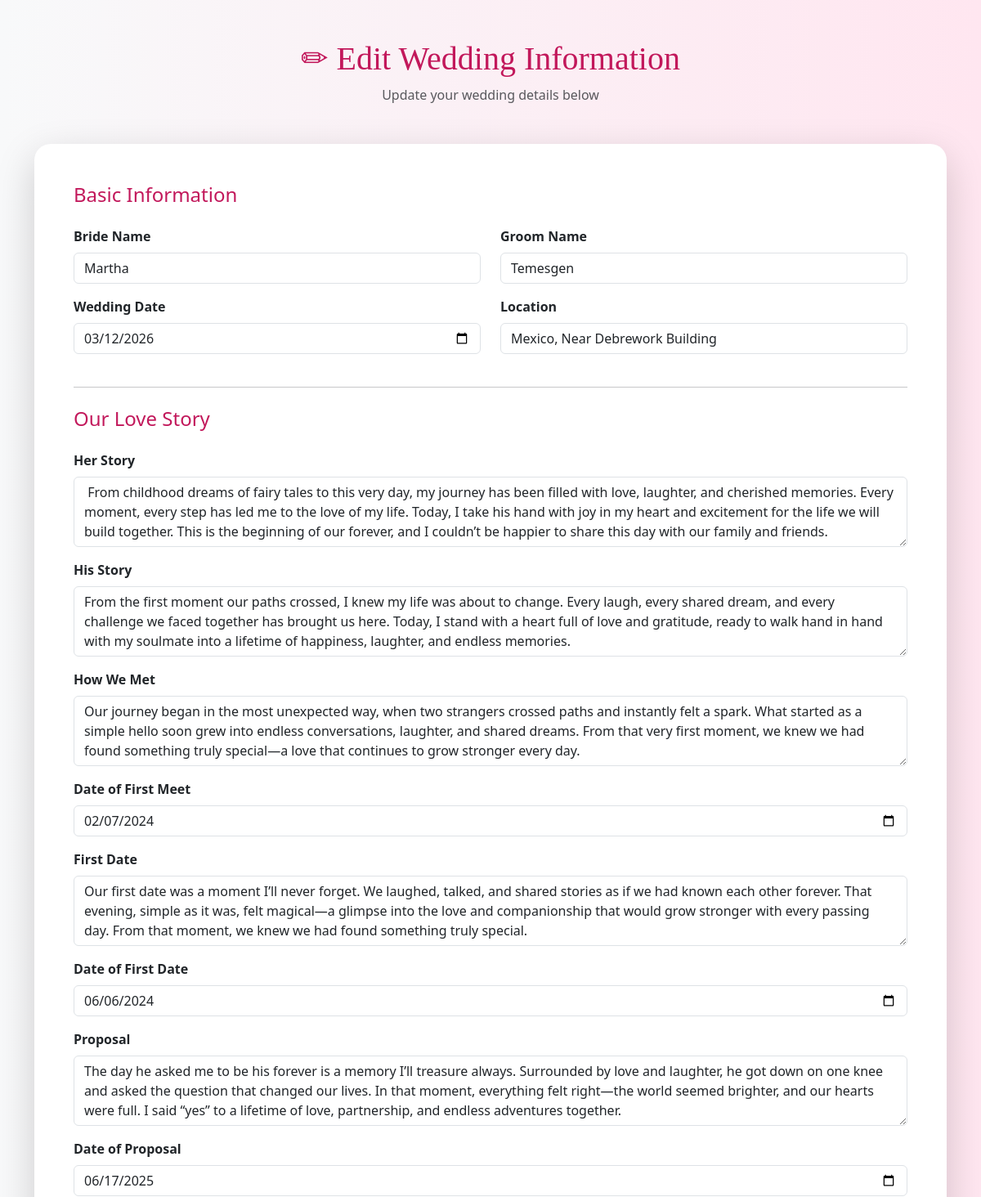
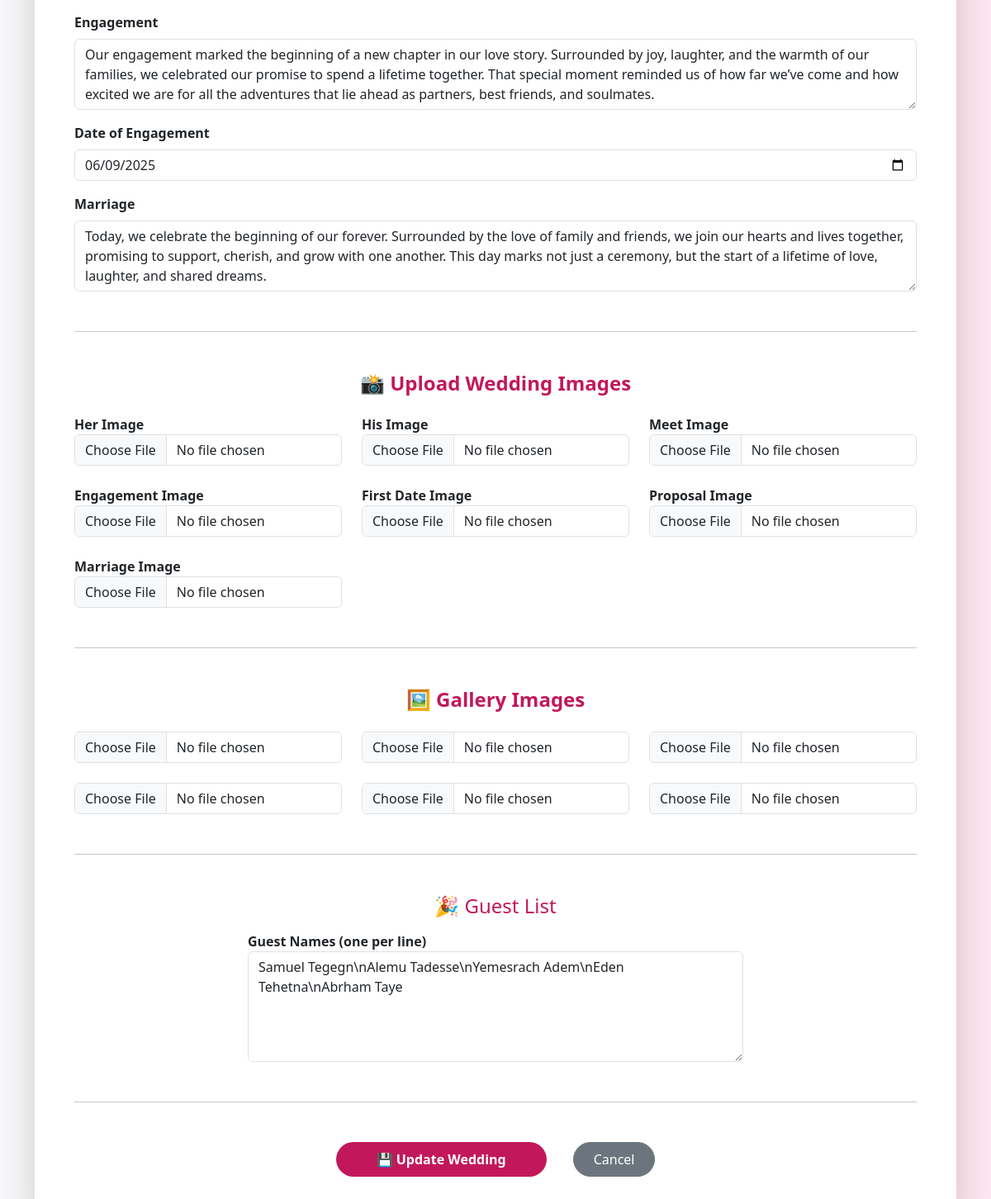
The page /edit/ on the database its author committed (2 pictures, top to bottom).
### ForeverLove/models.py (models this page shows, shortened)
class Wedding(models.Model):
    bride_name = models.CharField(max_length=100, null=True, blank=True)
    groom_name = models.CharField(max_length=100, null=True, blank=True)
    wedding_date = models.DateField( null=True, blank=True)
    location = models.CharField(max_length=200, null=True, blank=True)
    story = models.TextField(null=True, blank=True)
    herStory=models.TextField(null=True, blank=True)
    hisStory=models.TextField(null=True, blank=True)
    how_we_met=models.TextField(null=True, blank=True)
    dateOfMeet=models.DateField(null=True, blank=True)
    first_date=models.TextField(null=True, blank=True)
    dateOfDate=models.DateField(null=True, blank=True)
    proposal=models.TextField(null=True, blank=True)
    dateOfProposal=models.DateField(null=True, blank=True)
    engagement=models.TextField(null=True, blank=True)
    dateOfEngagement=models.DateField(null=True, blank=True)
    marriage=models.TextField(null=True, blank=True)

class Guest(models.Model):
    wedding = models.ForeignKey(Wedding, on_delete=models.CASCADE)
    guest_name = models.CharField(max_length=100, null=True)
    def __str__(self):
        return self.guest_name

### ForeverLove/views.py (the view, shortened to what this page needs)
# urls.py: path('edit/', edit_wedding, name='edit_wedding'),
def edit_wedding(request):
    wedding = Wedding.objects.last()
    context = {
        'wedding': wedding
    }
    return render(request, 'update.html', context)

### ForeverLove/templates/update.html (shortened to what this page needs)
<!doctype html>
<html lang="en">
<head>
  <link
    href="https://cdn.jsdelivr.net/npm/bootstrap@5.3.2/dist/css/bootstrap.min.css"
    rel="stylesheet"
  />
</head>
<body style="background: linear-gradient(to right, #f8f9fa, #ffe6f0)">
<div class="container py-5">
  <div class="text-center mb-5">
    <h1 style="font-family: cursive; color: #c2185b;">
      ✏ Edit Wedding Information
    </h1>
    <p class="text-muted">Update your wedding details below</p>
  </div>
  <div class="card shadow-lg border-0" style="border-radius:20px;">
    <div class="card-body p-5">
      <form method="POST" action="{% url 'edit_wedding' %}" enctype="multipart/form-data">
        <h4 class="mb-4" style="color:#c2185b;">Basic Information</h4>
        <div class="row">
          <div class="col-md-6 mb-3">
            <label class="form-label fw-bold">Bride Name</label>
            <input type="text" name="bride_name"
                   class="form-control"
                   value="{{ wedding.bride_name }}"
                   required>
          </div>
          <div class="col-md-6 mb-3">
            <label class="form-label fw-bold">Groom Name</label>
            <input type="text" name="groom_name"
                   class="form-control"
                   value="{{ wedding.groom_name }}"
                   required>
          </div>
        </div>
        <div class="row">
          <div class="col-md-6 mb-3">
            <label class="form-label fw-bold">Wedding Date</label>
            <input type="date" name="wedding_date"
                   class="form-control"
                   value="{{ wedding.wedding_date|date:'Y-m-d' }}">
          </div>
          <div class="col-md-6 mb-3">
            <label class="form-label fw-bold">Location</label>
            <input type="text" name="location"
                   class="form-control"
                   value="{{ wedding.location }}">
          </div>
        </div>
        <hr class="my-4">
        <h4 class="mb-4" style="color:#c2185b;">Our Love Story</h4>
        <div class="mb-3">
          <label class="form-label fw-bold">Her Story</label>
          <textarea name="herStory" class="form-control" rows="3">{{ wedding.herStory }}</textarea>
        </div>
        <div class="mb-3">
          <label class="form-label fw-bold">His Story</label>
          <textarea name="hisStory" class="form-control" rows="3">{{ wedding.hisStory }}</textarea>
        </div>
        <div class="mb-3">
          <label class="form-label fw-bold">How We Met</label>
          <textarea name="how_we_met" class="form-control" rows="3">{{ wedding.how_we_met }}</textarea>
        </div>
        <div class="mb-3">
          <label class="form-label fw-bold">Date of First Meet</label>
          <input type="date" name="dateOfMeet" class="form-control"
                 value="{{ wedding.dateOfMeet|date:'Y-m-d' }}">
        </div>
        <div class="mb-3">
          <label class="form-label fw-bold">First Date</label>
          <textarea name="first_date" class="form-control" rows="3">{{ wedding.first_date }}</textarea>
        </div>
        <div class="mb-3">
          <label class="form-label fw-bold">Date of First Date</label>
          <input type="date" name="dateOfDate" class="form-control"
                 value="{{ wedding.dateOfDate|date:'Y-m-d' }}">
        </div>
        <div class="mb-3">
          <label class="form-label fw-bold">Proposal</label>
          <textarea name="proposal" class="form-control" rows="3">{{ wedding.proposal }}</textarea>
        </div>
        <div class="mb-3">
          <label class="form-label fw-bold">Date of Proposal</label>
          <input type="date" name="dateOfProposal" class="form-control"
                 value="{{ wedding.dateOfProposal|date:'Y-m-d' }}">
        </div>
        <div class="mb-3">
          <label class="form-label fw-bold">Engagement</label>
          <textarea name="engagement" class="form-control" rows="3">{{ wedding.engagement }}</textarea>
        </div>
        <div class="mb-3">
          <label class="form-label fw-bold">Date of Engagement</label>
          <input type="date" name="dateOfEngagement" class="form-control"
                 value="{{ wedding.dateOfEngagement|date:'Y-m-d' }}">
        </div>
        <div class="mb-3">
          <label class="form-label fw-bold">Marriage</label>
          <textarea name="marriage" class="form-control" rows="3">{{ wedding.marriage }}</textarea>
        </div>
        <hr class="my-5">
        <h4 class="mb-4 text-center" style="color:#c2185b;font-weight:bold;">📸 Upload Wedding Images</h4>
        <div class="row g-4">
          <div class="col-md-4">
            <label class="fw-bold">Her Image</label>
            <input type="file" name="herImage" class="form-control">
          </div>
          <div class="col-md-4">
            <label class="fw-bold">His Image</label>
            <input type="file" name="hisImage" class="form-control">
          </div>
          <div class="col-md-4">
            <label class="fw-bold">Meet Image</label>
            <input type="file" name="meet" class="form-control">
          </div>
          <div class="col-md-4">
            <label class="fw-bold">Engagement Image</label>
            <input type="file" name="engaement" class="form-control">
          </div>
          <div class="col-md-4">
            <label class="fw-bold">First Date Image</label>
            <input type="file" name="first_date_image" class="form-control">
          </div>
          <div class="col-md-4">
            <label class="fw-bold">Proposal Image</label>
            <input type="file" name="proposal_image" class="form-control">
          </div>
          <div class="col-md-4">
            <label class="fw-bold">Marriage Image</label>
            <input type="file" name="marriage_image" class="form-control">
          </div>
        </div>
        <hr class="my-5">
        <h4 class="mb-4 text-center" style="color:#c2185b;font-weight:bold;">🖼 Gallery Images</h4>
        <div class="row g-4">
          <div class="col-md-4"><input type="file" name="gallery1" class="form-control"></div>
          <div class="col-md-4"><input type="file" name="gallery2" class="form-control"></div>
          <div class="col-md-4"><input type="file" name="gallery3" class="form-control"></div>
          <div class="col-md-4"><input type="file" name="gallery4" class="form-control"></div>
          <div class="col-md-4"><input type="file" name="gallery5" class="form-control"></div>
          <div class="col-md-4"><input type="file" name="gallery6" class="form-control"></div>
        </div>
        <hr class="my-5">
        <h4 class="mb-3 text-center" style="color:#c2185b;">🎉 Guest List</h4>
        <div style="max-width:600px;margin:auto;">
          <label class="fw-bold">Guest Names (one per line)</label>
          <textarea name="guest_list" class="form-control" rows="5">{{ wedding.guest_set.all|join:"\n" }}</textarea>
        </div>
        <hr class="my-5">
        <div class="text-center d-flex justify-content-center gap-3">
          <button type="submit"
                  class="btn px-5 py-2"
                  style="background-color:#c2185b;color:white;border-radius:30px;font-weight:bold;">
            💾 Update Wedding
          </button>
          <a href="{% url 'Info' %}"
             class="btn btn-secondary px-4 py-2 ms-3"
             style="border-radius:30px;">
            Cancel
          </a>
        </div>
      </form>
    </div>
  </div>
</div>
</body>
</html>

### rows shown on the page
Wedding: bride_name "Martha", groom_name "Temesgen", wedding_date "03/12/2026", location "Mexico, Near Debrework Building", herStory "From childhood dreams of fairy tales to this very day, my journey has been filled with love, laughter, and cherished memories. Every moment, every step has led me to the love of my life. Today, I take his hand with joy in my heart and excitement for the life we will build together. This is the beginning of our forever, and I couldn’t be happier to share this day with our family and friends.", hisStory "From the first moment our paths crossed, I knew my life was about to change. Every laugh, every shared dream, and every challenge we faced together has brought us here. Today, I stand with a heart full of love and gratitude, ready to walk hand in hand with my soulmate into a lifetime of happiness, laughter, and endless memories.", how_we_met "Our journey began in the most unexpected way, when two strangers crossed paths and instantly felt a spark. What started as a simple hello soon grew into endless conversations, laughter, and shared dreams. From that very first moment, we knew we had found something truly special—a love that continues to grow stronger every day.", dateOfMeet "02/07/2024", first_date "Our first date was a moment I’ll never forget. We laughed, talked, and shared stories as if we had known each other forever. That evening, simple as it was, felt magical—a glimpse into the love and companionship that would grow stronger with every passing day. From that moment, we knew we had found something truly special.", dateOfDate "06/06/2024", proposal "The day he asked me to be his forever is a memory I’ll treasure always. Surrounded by love and laughter, he got down on one knee and asked the question that changed our lives. In that moment, everything felt right—the world seemed brighter, and our hearts were full. I said “yes” to a lifetime of love, partnership, and endless adventures together.", dateOfProposal "06/17/2025", engagement "Our engagement marked the beginning of a new chapter in our love story. Surrounded by joy, laughter, and the warmth of our families, we celebrated our promise to spend a lifetime together. That special moment reminded us of how far we’ve come and how excited we are for all the adventures that lie ahead as partners, best friends, and soulmates.", dateOfEngagement "06/09/2025", marriage "Today, we celebrate the beginning of our forever. Surrounded by the love of family and friends, we join our hearts and lives together, promising to support, cherish, and grow with one another. This day marks not just a ceremony, but the start of a lifetime of love, laughter, and shared dreams.", guest_list "Samuel Tegegn\\nAlemu Tadesse\\nYemesrach Adem\\nEden Tehetna\\nAbrham Taye"
